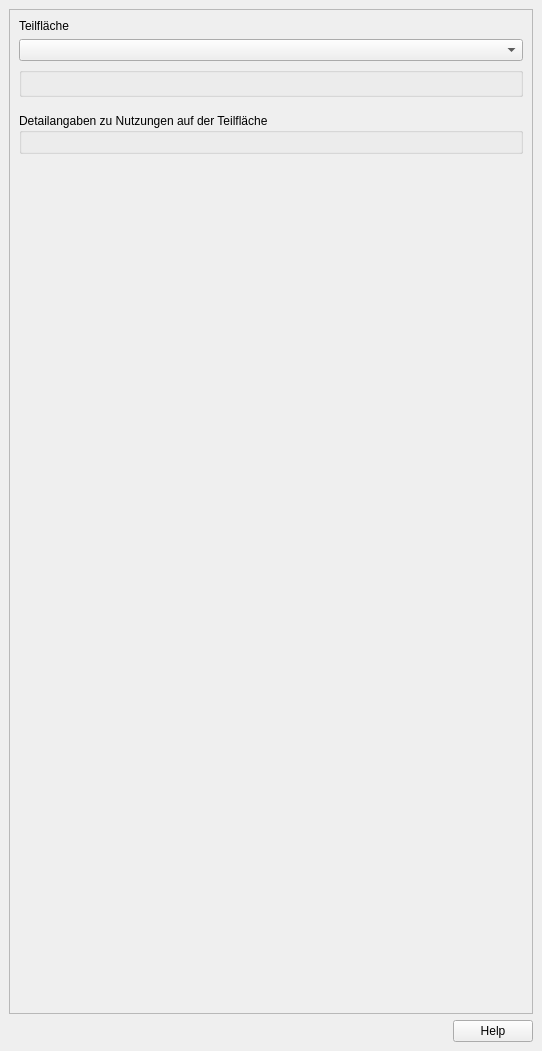
<?xml version="1.0" encoding="UTF-8"?>
<ui version="4.0">
 <class>DockWidget</class>
 <widget class="QDockWidget" name="DockWidget">
  <property name="geometry">
   <rect>
    <x>0</x>
    <y>0</y>
    <width>542</width>
    <height>1051</height>
   </rect>
  </property>
  <property name="font">
   <font>
    <family>MS Shell Dlg 2</family>
   </font>
  </property>
  <property name="windowTitle">
   <string>Projekt-Check // Projekt-Definitionen</string>
  </property>
  <widget class="QWidget" name="dockWidgetContents">
   <layout class="QVBoxLayout" name="verticalLayout_3">
    <item>
     <widget class="QScrollArea" name="scrollArea_3">
      <property name="sizePolicy">
       <sizepolicy hsizetype="Minimum" vsizetype="Expanding">
        <horstretch>0</horstretch>
        <verstretch>0</verstretch>
       </sizepolicy>
      </property>
      <property name="widgetResizable">
       <bool>true</bool>
      </property>
      <widget class="QWidget" name="scrollAreaWidgetContents_3">
       <property name="geometry">
        <rect>
         <x>0</x>
         <y>0</y>
         <width>522</width>
         <height>980</height>
        </rect>
       </property>
       <layout class="QVBoxLayout" name="verticalLayout_14">
        <item>
         <widget class="QLabel" name="label_4">
          <property name="text">
           <string>Teilfläche</string>
          </property>
         </widget>
        </item>
        <item>
         <widget class="QComboBox" name="area_combo"/>
        </item>
        <item>
         <widget class="QGroupBox" name="parameter_group">
          <property name="font">
           <font>
            <family>MS Shell Dlg 2</family>
            <pointsize>8</pointsize>
            <weight>50</weight>
            <bold>false</bold>
           </font>
          </property>
          <property name="title">
           <string/>
          </property>
          <layout class="QVBoxLayout" name="verticalLayout_2"/>
         </widget>
        </item>
        <item>
         <spacer name="verticalSpacer_2">
          <property name="orientation">
           <enum>Qt::Vertical</enum>
          </property>
          <property name="sizeType">
           <enum>QSizePolicy::Fixed</enum>
          </property>
          <property name="sizeHint" stdset="0">
           <size>
            <width>20</width>
            <height>10</height>
           </size>
          </property>
         </spacer>
        </item>
        <item>
         <widget class="QGroupBox" name="type_parameter_group">
          <property name="title">
           <string>Detailangaben zu Nutzungen auf der Teilfläche</string>
          </property>
          <layout class="QVBoxLayout" name="verticalLayout"/>
         </widget>
        </item>
        <item>
         <spacer name="verticalSpacer">
          <property name="orientation">
           <enum>Qt::Vertical</enum>
          </property>
          <property name="sizeHint" stdset="0">
           <size>
            <width>20</width>
            <height>40</height>
           </size>
          </property>
         </spacer>
        </item>
       </layout>
      </widget>
     </widget>
    </item>
    <item>
     <widget class="QDialogButtonBox" name="buttonBox">
      <property name="standardButtons">
       <set>QDialogButtonBox::Help</set>
      </property>
      <property name="centerButtons">
       <bool>false</bool>
      </property>
     </widget>
    </item>
   </layout>
  </widget>
 </widget>
 <resources/>
 <connections/>
</ui>
